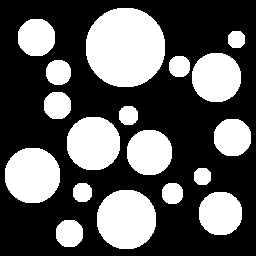
#> input picture Python/Image Processing & matplotlib/circles.png, 256 x 256 px
$ python HW3Q2.py
#> lines starting #> are read from the running program, lines starting #| are printed output that depends on the picture; after the words box and inside, x2 and y2 are one past the last pixel; in counts of white or black regions, pixels touching at a corner belong together
# -*- coding: utf-8 -*-
"""
Created on Sat Dec  6 10:58:09 2025

@author: jorda
"""

import cv2
import numpy as np
c=cv2.imread('circles.png', cv2.IMREAD_GRAYSCALE)
#> c: shape (256, 256); 35.9% white; 18 white regions, largest, box (x1, y1, x2, y2) and area: (86, 8, 165, 87) 5013, (97, 190, 156, 249) 2809, (5, 148, 60, 203) 2449
x=np.random.random_sample(c.shape)
c[np.nonzero(x>0.95)]= 0
c[np.nonzero(x<=0.05)] = 1
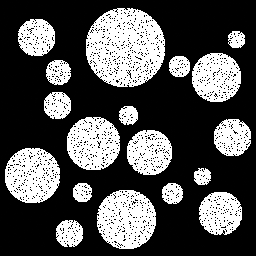
#> c: shape (256, 256); min 0, max 255, mean 82.7
# Generate a kernel and perform morphology – you need to decide what operation to use below

kernel = np.ones((3, 3), np.uint8)

dilated_image = cv2.dilate(c, kernel, iterations = 1)
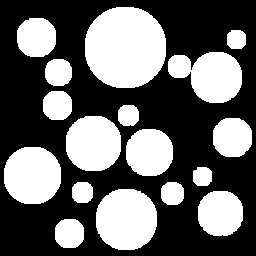
#> dilated_image: shape (256, 256); min 0, max 255, mean 101.7

closed_image = cv2.erode(dilated_image, kernel, iterations = 1)

result = cv2.hconcat([c, closed_image])
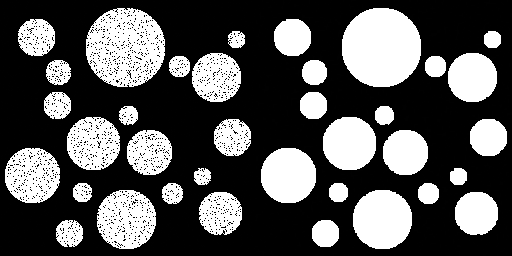
#> result: shape (256, 512); min 0, max 255, mean 86.9

cv2.imshow("Noise Removal", result)
cv2.waitKey(0)
cv2.destroyAllWindows()
cv2.waitKey(1)

$ run again, with Python/Image Processing & matplotlib/myImage.png copied over Python/Image Processing & matplotlib/circles.png
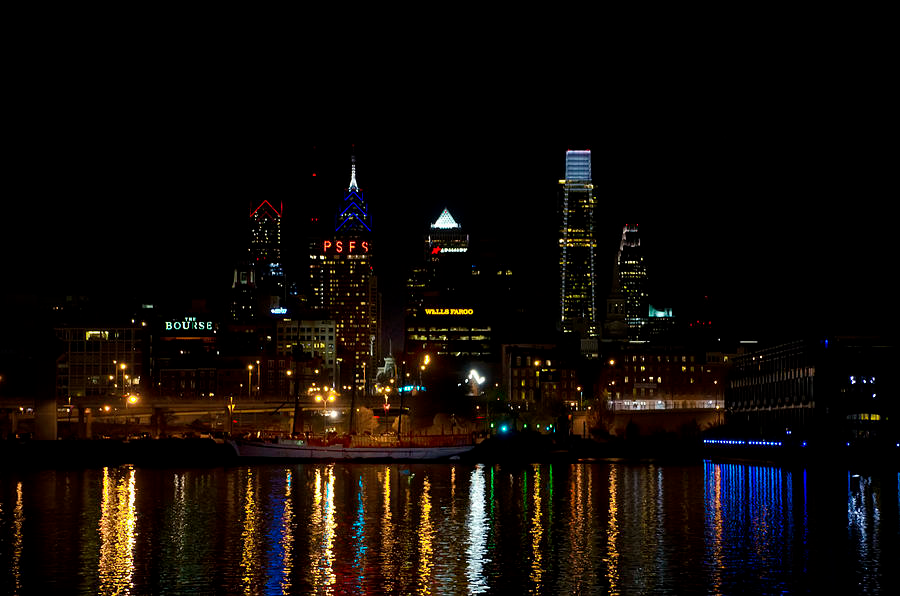
#> input picture Python/Image Processing & matplotlib/myImage.png, 900 x 596 px
#> `closed_image = cv2.erode(dilated_image, kernel, iterations = 1)`:
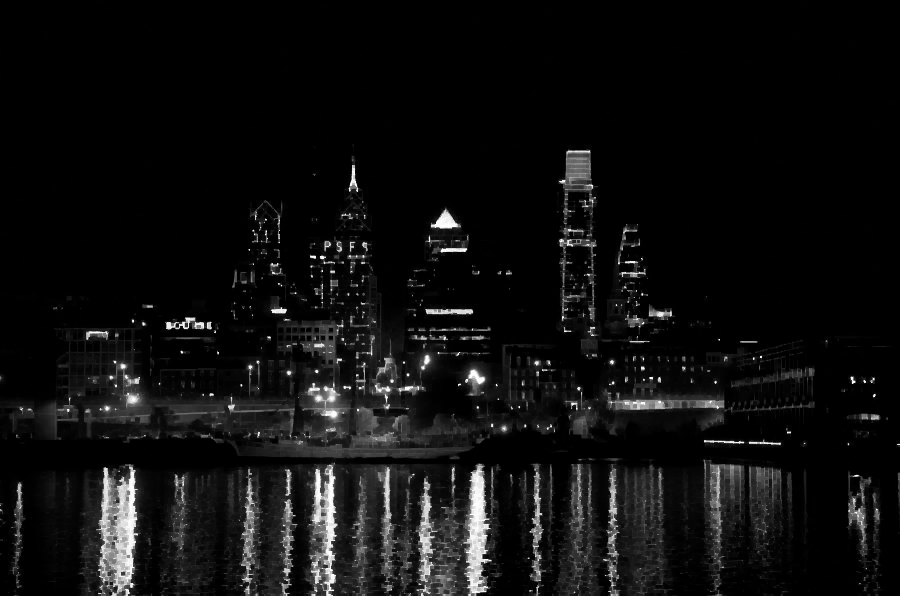
#> closed_image: shape (596, 900); min 0, max 255, mean 15.1
#> `result = cv2.hconcat([c, closed_image])`:
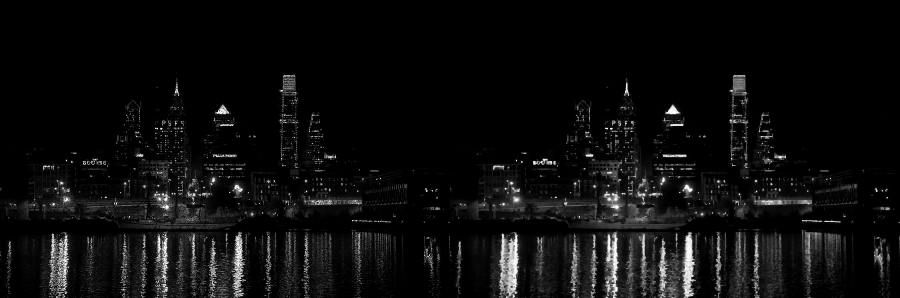
#> result: shape (596, 1800) (shown at 1/2 size); min 0, max 255, mean 13.1
